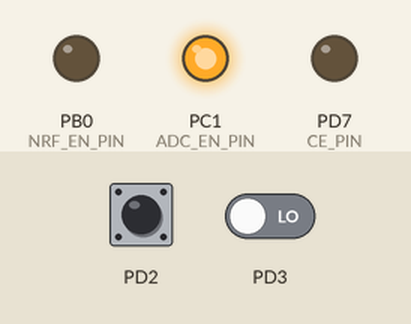
Simulated run of this program. Board: ATmega8, built with avr-gcc and emulated at 1 MHz. On the bench: output pins drawn as LEDs (lit = HIGH). The inputs (shaded band) are chosen by the test bench; at power-on: PD2 HIGH, PD3 LOW. The board resets itself during the run and starts again; pins used as bus, display or sensor lines are not drawn.

Above: at 0.5 s.
At 3.4 s:
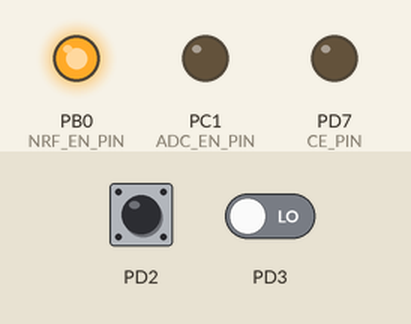
Timing chart, 0 to 7.6 s (numbered marks = the images above):
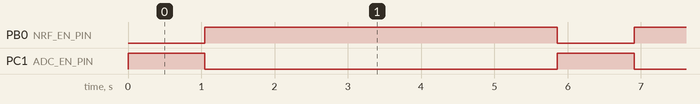

Measured:
- by itself, PB0 (NRF_EN_PIN): alternates HIGH for 4.8 s and LOW for 1.1 s
- by itself, PC1 (ADC_EN_PIN): alternates HIGH for 1.1 s and LOW for 4.8 s

The program:

main.c
```c
#include <avr/io.h>
#include <util/delay.h>
#include <avr/interrupt.h>
#include "nrf24l01.h"
#include "energise.h"
#include <avr/wdt.h>

uint8_t pomiar=100;
uint8_t v_level=0;
uint8_t period=0;
uint8_t reciv_unconf =0; // zmienna zliczajaca brak potwierdzenia odbioru

void Led_blink(int delay)
{
			 LED_ON;
			 _delay_ms(delay);
			 LED_OFF;
			 _delay_ms(delay);
}

void CPU_Reset()  // reset procesora
{
	wdt_enable(WDTO_15MS);
	cli();
	while(1)
		{
		LED_ON;
		}
}

int main(void)
{
	//DDRB |= LED_PIN;  !!!!! wylaczona dioda
	DDRB |= CSN_PIN|NRF_EN_PIN;
	DDRD |= Q_RESET_PIN |CE_PIN;
	DDRC |=	ADC_EN_PIN;


	// !  JESZCZE WYJSCIA PRZERZUTNIKÓW
	DDRC &=~CHARG_STAT_PIN;
	PORTC |=CHARG_STAT_PIN;

	LED_OFF;

	//wyl NRf
	NRF_OFF;
	ADC_EN_OFF;
	V_reset ();
	_delay_ms(1000);
	//


	SPI_master_init();
	ADC_init(); // !!! zrób singel mode
	Interrupt_init();
	Timer0_init();

	NRF_ON;
	ADC_EN_ON;
	_delay_ms(2000);	//Czas na obudzenie NRF'a

	 uint8_t test =0;
	 test = GetReg(STATUS);
	 nrf_init_TX();
	 uint8_t bufor[5];
	 bufor[0] = 11;
	 bufor[1] = 10;
	 bufor[2] = 10;
	 bufor[3] = 10;
	 bufor[4] = 10;

	 Led_blink(200);

	 while(!(test == 0x0E))  //B³ad komunikacji z NRF
	 {
		 LED_ON;
		 _delay_ms(1000);
		 LED_OFF;
		 _delay_ms(1000);

		 CPU_Reset(); // reset ukladu jesli blad komunikacji z nrf

	 }

	 sei();
	 ADCSRA |= (1<<ADSC);
	 _delay_ms(1000);


	while(1)
		{


			 if(period>6)
			 	{
				 reciv_unconf ++; //inkrementuj licznik odbioru
				 Led_blink(50);
				 if(reciv_unconf>10) CPU_Reset(); //jesli brak potwierdzenia odbioru to reset uk³adu

				 wdt_enable(WDTO_2S); //wlaczenie Watchdog

				 if(!(ADCSRA & (1<<ADSC)))
				 		 			{
				 		 				pomiar = ADCH;
				 		 				ADC_EN_ON;
				 		 				ADCSRA |= (1<<ADSC);
				 		 			}

				// 	 LED_ON;
				 CE_H;
				 	 _delay_ms(1);
				 	 bufor[0]=pomiar;
				 	 if(CHARG_STAT)bufor[1]=0;
				 	 else bufor[1]=1;

				 	 bufor[2] = v_level;
				 	 v_level = 0;
				 	 //bufor[1]=0;
				 	 NRF_Buffer_Send(bufor);
				 	 NRF_reset();
				 	 CE_L;
				 	 period = 0;

				 	 V_reset ();
				 	LED_OFF;
				 //	_delay_ms(10);

				 	wdt_disable(); // wylaczenie Watchdog

				 	MCUCR &=~((1<<SM2) | (1<<SM1)|(1<<SM0));
			 	}

//			 LED_ON;
//			_delay_ms(20);
//			LED_OFF;
			_delay_ms(200);


		}
}

ISR(TIMER0_OVF_vect)
{
	if(period<8) period++;
	if(period<6) MCUCR &=~((1<<SM2) | (1<<SM1)|(1<<SM0));
	if(!(ADCSRA & (1<<ADSC))) ADC_EN_OFF;

	//LED_ON;
	//_delay_ms(20);
	//LED_OFF;
	//V_reset ();
}

SIGNAL(INT1_vect)	// Przerwanie od fotodiody (najni¿szy poziom)
{
	v_level=1;

	if(!(PD2_L))
		{
		v_level++;
		if(!(PD3_L))
			{
			v_level++;
			if(!(PD4_L))
				{
				v_level++;
				if(!(PD5_L))
					{
					v_level++;
					if(!(PD6_L))
						{
						v_level++;
						}
					}
				}
			}
		}

	period = 6;
}

SIGNAL(INT0_vect) // Przerwanie od NRF'a jesli pakiet zostal poprawnie wyslany
{
	 reciv_unconf=0;
//	LED_ON;
//	_delay_ms(20);
//	LED_OFF;
}
```

energise.c
```c
/*
 * energise.c
 *
 *  Created on: 2 cze 2015
 *      Author: Karol
 */

#include "energise.h"
#include "nrf24l01.h"
#include <avr/io.h>
#include <util/delay.h>

uint8_t SPI_transmit(uint8_t x)
{
	SPDR =x;
	while(!(SPSR&(1<<SPIF))) ;
	return SPDR;
}

uint8_t GetReg(uint8_t reg)
{
_delay_us(10);
CSN_L;
_delay_us(10);
SPI_transmit(R_REGISTER+reg);
_delay_us(10);
reg = SPI_transmit(NOP);
_delay_us(10);
CSN_H;
return reg;
}

void WriteToNRF(uint8_t reg, uint8_t Package)
{
	_delay_us(10);
	CSN_L;
	_delay_us(10);
	SPI_transmit(W_REGISTER + reg);
	_delay_us(10);
	SPI_transmit(Package);
	_delay_us(10);
	CSN_H;
}

uint8_t *NRF_Transmit(uint8_t R_W, uint8_t reg, uint8_t *val, uint8_t antVal)
{
	if(R_W ==W) reg = W_REGISTER +reg;

	static uint8_t ret[32];
	_delay_us(10);
	CSN_L;
	_delay_us(10);
	SPI_transmit(reg);
	_delay_us(10);

	int i;
	for(i=0; i<antVal;i++)
	{
		if(R_W == R && reg != W_TX_PAYLOAD)
		{
			ret[i]=SPI_transmit(NOP);
			_delay_us(10);
		}
		else
		{
			SPI_transmit(val[i]);
			_delay_us(10);
		}
	}
	CSN_H;
	return ret;
}

void nrf_init_TX(void)
{
_delay_ms(100);

uint8_t val[5];
//EN_AA enable-potwierdzenie odbioru
val[0]=0x01;
NRF_Transmit(W,EN_AA,val,1);

//number of enabled data pipes(1-5)
val[0] = 0x01;
NRF_Transmit(W,EN_RXADDR,val,1); //data pipe 0

//adres width
val[0]=0x03;
NRF_Transmit(W,SETUP_AW,val,1);//5 bytes adress

//RF channel setup
val[0]=38; //250kbps -0db
NRF_Transmit(W,RF_SETUP,val,1);

//RX adress
uint8_t i;
for(i=0;i<5;i++)
{
	val[i]=0x12;

}

NRF_Transmit(W,RX_ADDR_P0,val,5);

//TX adress
for(i=0;i<5;i++)
{
	val[i]=0x12;

}
NRF_Transmit(W,TX_ADDR,val,5);

//d³ugosc danych
val[0] =5;
NRF_Transmit(W,RX_PW_P0,val,1);

//Config reg: RX, POWER ON,
val[0] = 0x1E;
NRF_Transmit(W,CONFIG,val,1);

_delay_ms(100);

//retry time and number
val[0]=0x2F;
NRF_Transmit(W,SETUP_RETR,val,1);
}

void NRF_Buffer_Send (uint8_t *W_Buff)
{
	NRF_Transmit(R,FLUSH_TX,W_Buff,0);
	NRF_Transmit(R,W_TX_PAYLOAD,W_Buff,5);

	_delay_ms(10);
	CE_H;
	_delay_us(200);
	CE_L;
	_delay_ms(10);
}

void NRF_reset(void)
{
	_delay_us(10);
	CSN_L;
	_delay_us(10);
	SPI_transmit(W_REGISTER+STATUS);
	_delay_us(10);
	SPI_transmit(0x70);
	_delay_us(10);
	CSN_H;
}

void SPI_master_init(void)
{
	//spi master init
	DDRB |=(1<<PB3)|(1<<PB5);
	SPCR |= (1<<SPE)|(1<<MSTR)|(1<<SPR1)|(1<<SPR0);
	CSN_H;
	CE_L;

}

void ADC_init(void)
{
	//ADC
	  ADCSRA |= (1<<ADPS2)|(1<<ADPS1); // preskaler
	  ADMUX |= (1<<REFS1|1<<REFS0); // nap odniesienia
	  ADMUX |= (1<<ADLAR); // pom 8-bit
	  ADCSRA |=(1<<ADEN); // w³ przetwornika
}

void Interrupt_init(void)
{
	//int0 (od NRF'a)
	DDRD &=~(1<<PD2);
	MCUCR |= (1<<ISC01);
	GICR |=(1<<INT0);

	//int1 (od Fotodiody)
	DDRD &=~(1<<PD3);
	//MCUCR |= (1<<ISC11);
	MCUCR |= (1<<ISC10)|(1<<ISC11); //wyzwalanie zboczem narastaj¹cym
	GICR |=(1<<INT1);


}

void Timer0_init(void)
{
	//timer0
	 TCCR0 |= (1<<CS02)|(1<<CS00);
	 TIMSK |= (1<<TOIE0);
}

void V_reset(void)
{
	Q_RESET_L;
	_delay_ms(10);
	Q_RESET_H;
}
```

energise.h
```c
/*
 * energise.h
 *
 *  Created on: 2 cze 2015
 *      Author: Karol
 */

#ifndef ENERGISE_H_
#define ENERGISE_H_
#include <avr/io.h>
///////////// wyjscia przerzutników/////////////

//Q1
#define PD2_PIN (1<<PD1)
#define PD2_L (!(PIND & PD2_PIN))

//Q2
#define PD3_PIN (1<<PD5)
#define PD3_L (!(PIND & PD3_PIN))

//Q3
#define PD4_PIN (1<<PD6)
#define PD4_L (!(PIND & PD4_PIN))

//Q4
#define PD5_PIN (1<<PD0)
#define PD5_L (!(PIND & PD5_PIN))


//Q5
#define PD6_PIN (1<<PC4)
#define PD6_L (!(PINC & PD6_PIN))

//Q_RESET
#define Q_RESET_PIN (1<<PD4)
#define Q_RESET_H PORTD |=Q_RESET_PIN
#define Q_RESET_L PORTD &=~Q_RESET_PIN
//////////////////////////////////////////////////////////////////

//LED
#define LED_PIN (1<<PB7)
#define LED_OFF PORTB |=LED_PIN
#define LED_ON PORTB &=~LED_PIN
#define LED_TOG PORTB ^=LED_PIN


//ADC_EN// kontrola nap. akumulatora
#define ADC_EN_PIN (1<<PC1)
#define ADC_EN_OFF PORTC |=ADC_EN_PIN
#define ADC_EN_ON PORTC &=~ADC_EN_PIN

//NRF_EN// kontola zaisilania NRF
#define NRF_EN_PIN (1<<PB0)
#define NRF_ON PORTB |=NRF_EN_PIN
#define NRF_OFF 	PORTB &=~NRF_EN_PIN

// Status ³adowania solarnego
#define CHARG_STAT_PIN (1<<PC2)
#define CHARG_STAT (!(PINC & CHARG_STAT_PIN))
///////////////

///NRF
#define W 1
#define R 0

#define CSN_PIN (1<<PB2)
#define CSN_H PORTB |= CSN_PIN
#define CSN_L PORTB &=~CSN_PIN

#define CE_PIN (1<<PD7)
#define CE_H PORTD |= CE_PIN
#define CE_L PORTD &=~CE_PIN


uint8_t SPI_transmit(uint8_t x);
uint8_t GetReg(uint8_t reg);
void WriteToNRF(uint8_t reg, uint8_t Package);
uint8_t *NRF_Transmit(uint8_t R_W, uint8_t reg, uint8_t *val, uint8_t antVal);
void nrf_init_TX(void);
void NRF_Buffer_Send (uint8_t *W_Buff);
void NRF_reset(void);
void SPI_master_init(void);
void ADC_init(void);
void Interrupt_init(void);
void Timer0_init(void);
void V_reset (void);

#endif /* ENERGISE_H_ */
```

nrf24l01.h
```c
/*
 * nrf24l01.h
 *
 *
 *      Author: Karol
 */

#ifndef NRF24L01_H_
#define NRF24L01_H_
#define CONFIG      0x00
#define EN_AA       0x01
#define EN_RXADDR   0x02
#define SETUP_AW    0x03
#define SETUP_RETR  0x04
#define RF_CH       0x05
#define RF_SETUP    0x06
#define STATUS      0x07
#define OBSERVE_TX  0x08
#define CD          0x09
#define RX_ADDR_P0  0x0A
#define RX_ADDR_P1  0x0B
#define RX_ADDR_P2  0x0C
#define RX_ADDR_P3  0x0D
#define RX_ADDR_P4  0x0E
#define RX_ADDR_P5  0x0F
#define TX_ADDR     0x10
#define RX_PW_P0    0x11
#define RX_PW_P1    0x12
#define RX_PW_P2    0x13
#define RX_PW_P3    0x14
#define RX_PW_P4    0x15
#define RX_PW_P5    0x16
#define FIFO_STATUS 0x17

/* Bit Mnemonics */
#define MASK_RX_DR  6
#define MASK_TX_DS  5
#define MASK_MAX_RT 4
#define EN_CRC      3
#define CRCO        2
#define PWR_UP      1
#define PRIM_RX     0
#define ENAA_P5     5
#define ENAA_P4     4
#define ENAA_P3     3
#define ENAA_P2     2
#define ENAA_P1     1
#define ENAA_P0     0
#define ERX_P5      5
#define ERX_P4      4
#define ERX_P3      3
#define ERX_P2      2
#define ERX_P1      1
#define ERX_P0      0
#define AW          0
#define ARD         4
#define ARC         0
#define PLL_LOCK    4
#define RF_DR       3
#define RF_PWR      1
#define LNA_HCURR   0
#define RX_DR       6
#define TX_DS       5
#define MAX_RT      4
#define RX_P_NO     1
#define TX_FULL     0
#define PLOS_CNT    4
#define ARC_CNT     0
#define TX_REUSE    6
#define FIFO_FULL   5
#define TX_EMPTY    4
#define RX_FULL     1
#define RX_EMPTY    0

/* Instruction Mnemonics */
#define R_REGISTER    0x00
#define W_REGISTER    0x20
#define REGISTER_MASK 0x1F
#define R_RX_PAYLOAD  0x61
#define W_TX_PAYLOAD  0xA0
#define FLUSH_TX      0xE1
#define FLUSH_RX      0xE2
#define REUSE_TX_PL   0xE3
#define NOP           0xFF


#endif /* NRF24L01_H_ */
```
